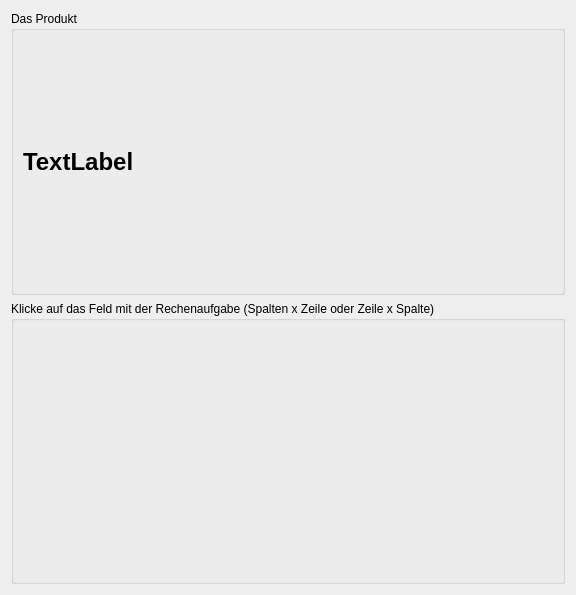
<?xml version="1.0" encoding="UTF-8"?>
<ui version="4.0">
 <class>EinMalEinsDialog</class>
 <widget class="QDialog" name="EinMalEinsDialog">
  <property name="geometry">
   <rect>
    <x>0</x>
    <y>0</y>
    <width>576</width>
    <height>595</height>
   </rect>
  </property>
  <property name="windowTitle">
   <string>Das 1x1</string>
  </property>
  <layout class="QVBoxLayout" name="verticalLayout">
   <item>
    <widget class="QGroupBox" name="groupBox_2">
     <property name="title">
      <string>Das Produkt</string>
     </property>
     <layout class="QHBoxLayout" name="horizontalLayout">
      <item>
       <widget class="QLabel" name="labelNextNumber">
        <property name="font">
         <font>
          <pointsize>18</pointsize>
          <weight>75</weight>
          <bold>true</bold>
         </font>
        </property>
        <property name="text">
         <string>TextLabel</string>
        </property>
       </widget>
      </item>
     </layout>
    </widget>
   </item>
   <item>
    <widget class="QGroupBox" name="groupBoxGrid">
     <property name="title">
      <string>Klicke auf das Feld mit der Rechenaufgabe (Spalten x Zeile oder Zeile x Spalte)</string>
     </property>
    </widget>
   </item>
  </layout>
 </widget>
 <resources/>
 <connections/>
</ui>
